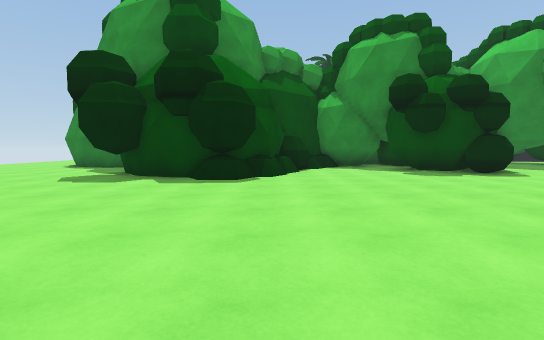
View 1 (above)

13 first-person views from a walk through a scene from a Unity 3-D project. The camera is 1.3 m above the floor, tilts 4° down and sees 85° across. The floor is counted in squares, 2 m on a side. Each view is taken from the middle of a square. On the plan, view 1 faces up. The plan holds only what a view shows up to about 9 squares ahead; the rest is blank. The place goes on beyond the plan. Some animated figures are not drawn.

View 2
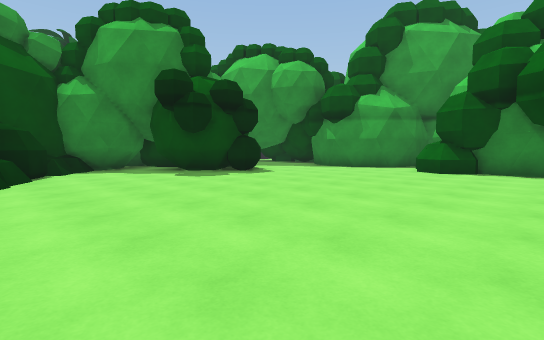

View 3
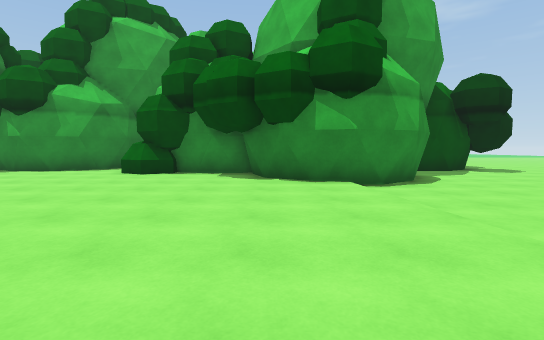

View 4
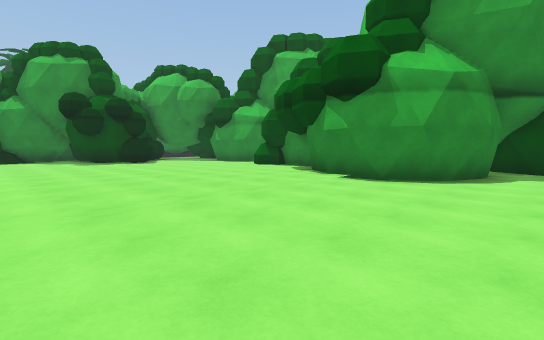

View 5
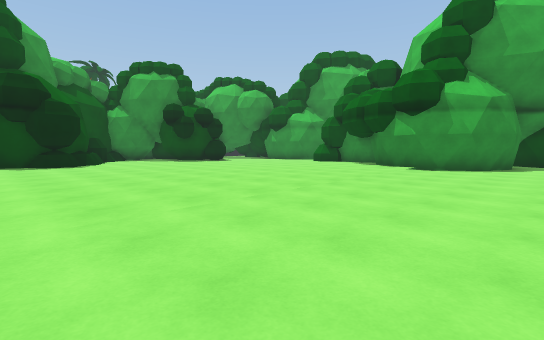

View 6
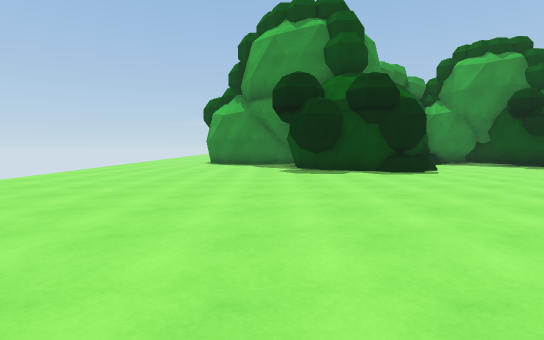

View 7
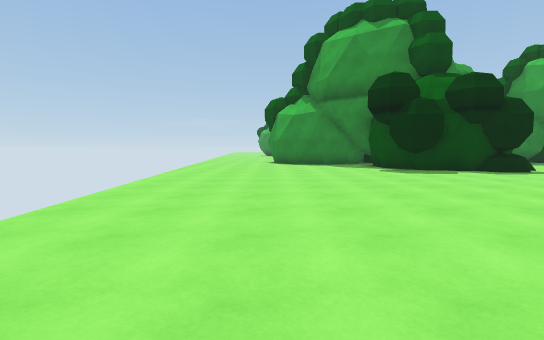

View 8
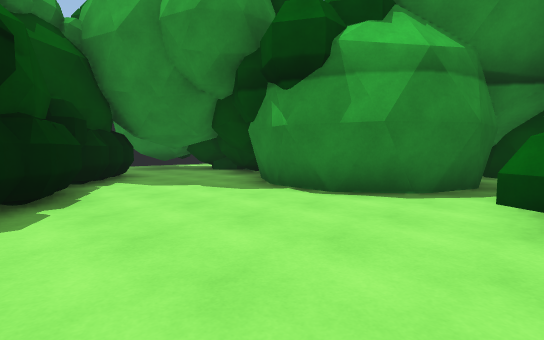

View 9
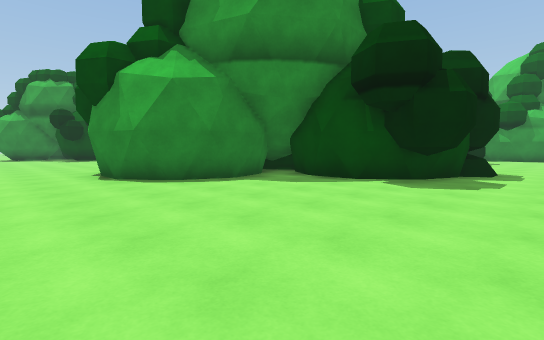

View 10
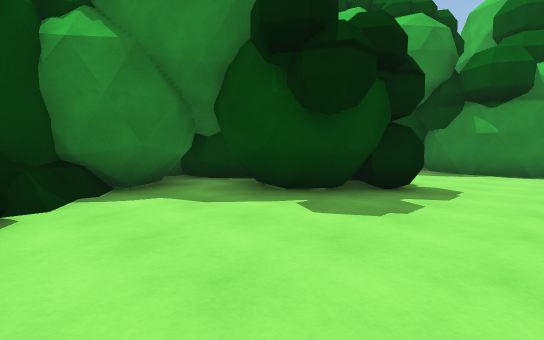

View 11
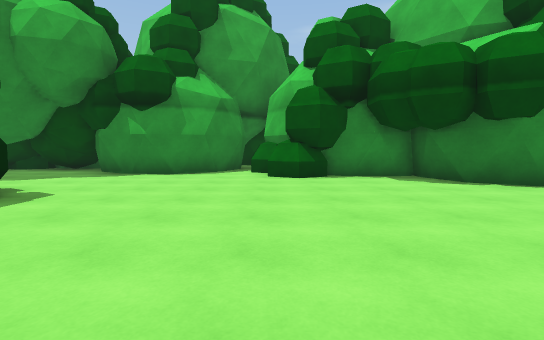

View 12
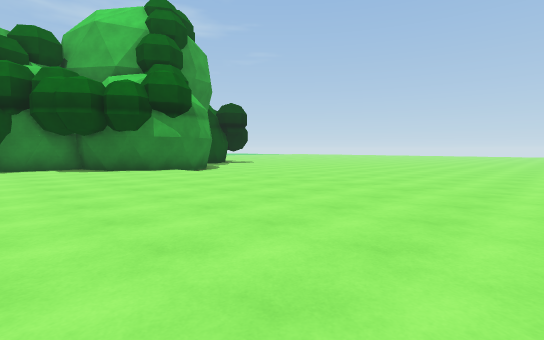

View 13
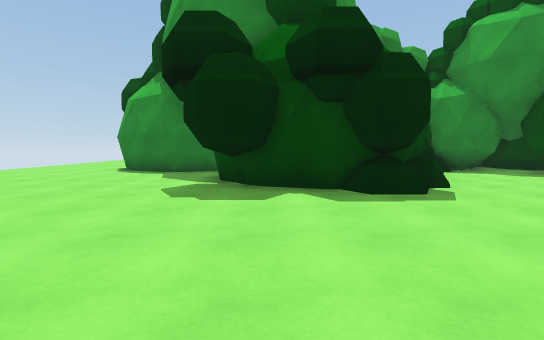

### Floor plan
Key: @ floor where view 1 was taken; # wall or solid block; . main floor; - floor 0.25 m lower than the main floor; / step, stairs or slope.
Columns run from 10 left of view 1 to 11 right of it. Each row starts with its distance up from view 1.
 16  ..
 15 ...
 14 ...
 13 ..#
 12 ..##              ##
 11 ...####    ####  ##. #
 10 ......#    #..####...#
  9 ......#   ##..####...#
  8 ......#   #....##...##
  7 ......#####.........#
  6 ....................##
  5 .....................#
  4 ...................###
  3 ...................#
  2 ...................#
  1 ...................#
  0 ..........@.......##
 -1  ................##
 -2   .  . .../////--#
 -3        ----------#####
 -4        --------------#
 -5        --------------#

Where each view was taken, in squares from view 1:
view 1: 0 up, 0 right, facing up
view 2: 1 up, 0 right, facing up-right
view 3: 0 up, 1 right, facing right
view 4: 5 down, 1 right, facing up-right
view 5: 5 down, 3 left, facing up-right
view 6: 2 down, 5 left, facing up
view 7: 2 down, 8 left, facing up
view 8: 4 up, 6 right, facing up-right
view 9: 5 up, 10 left, facing up-right
view 10: 6 up, 1 right, facing up-right
view 11: 4 up, 2 right, facing right
view 12: 3 up, 2 left, facing down-right
view 13: 2 up, 3 left, facing up
